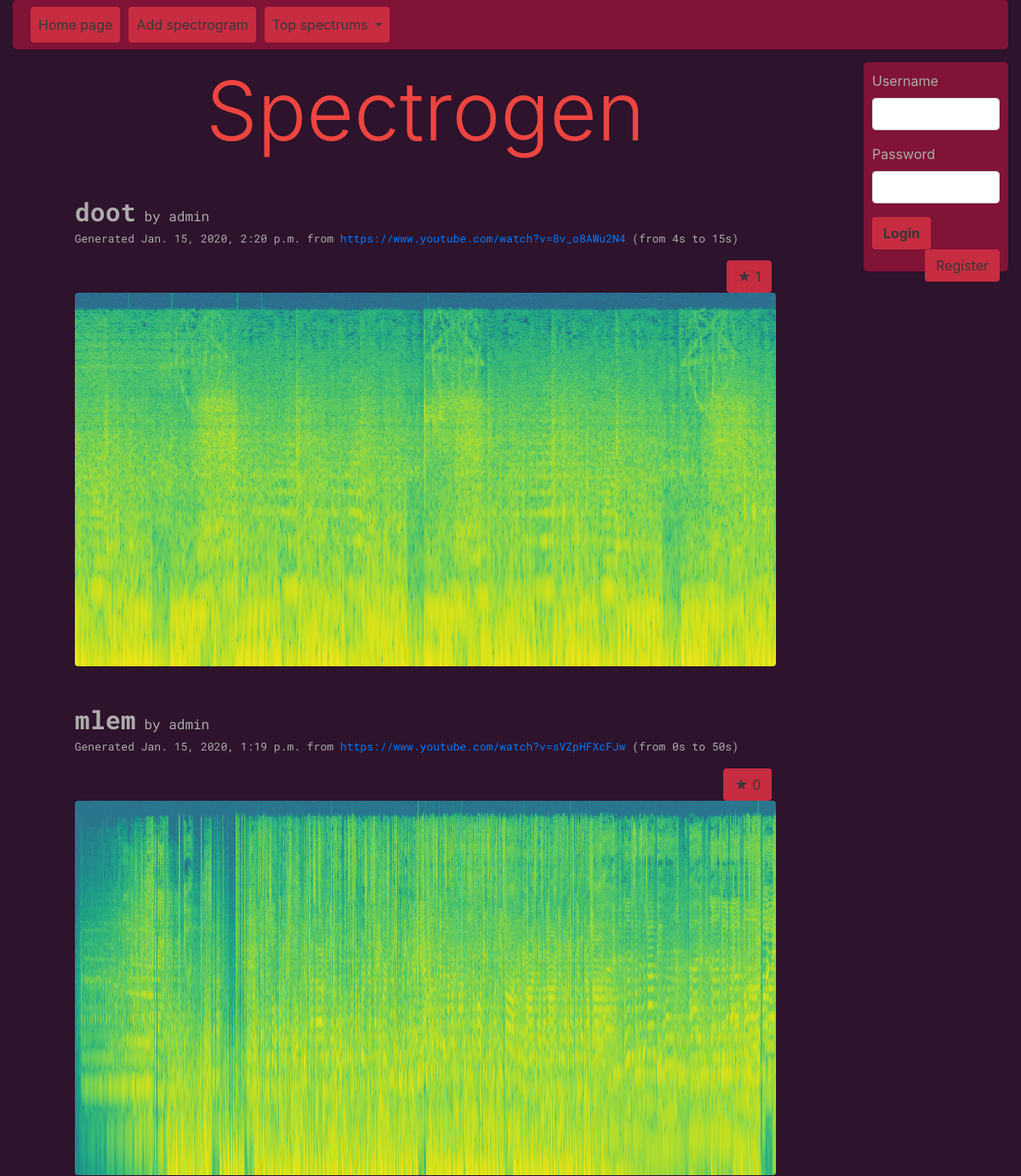
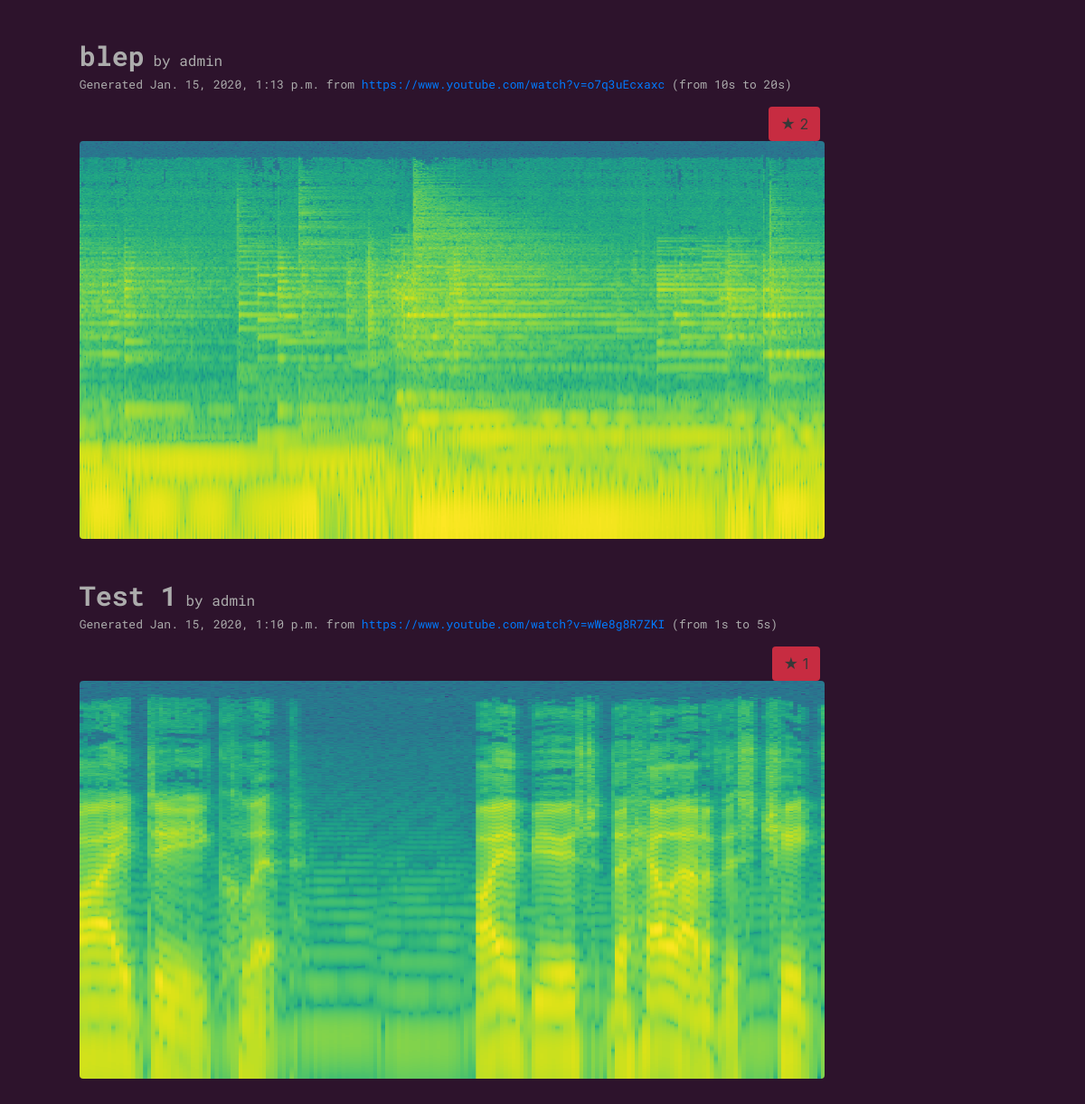
The page / on the database its author committed (2 pictures, top to bottom).
### spectrogen_main/models.py (models this page shows)
class Spectrogram(models.Model):
    title = models.CharField(max_length=100)
    image_file = models.ImageField(upload_to='spectrograms', null=True)
    video_url = models.URLField()
    timeframe_start = models.IntegerField(default=0)
    timeframe_end = models.IntegerField(default=-1)
    date_added = models.DateTimeField(auto_now_add=True)
    author = models.ForeignKey(get_user_model(), models.CASCADE)

### spectrogen_main/views.py (the view, shortened to what this page needs)
# urls.py: path('', views.index, name='index'),
def index(request, additional_context=None):
    list_of_spectrograms = models.Spectrogram.objects.all().order_by('-date_added')
    votes_data = []
    for spectrogram in list_of_spectrograms:
        vote_data = {}
        vote_data['votes'] = models.SpectrogramVote.objects.filter(
            spectrogram=spectrogram).count()
        votes_data.append(vote_data)
    context = {'login_form': AuthenticationForm(
    ), 'spectrogram_data': zip(list_of_spectrograms, votes_data)}
    if additional_context is not None:
        context.update(dict(additional_context))
    return render(request, 'index.html', context=context)

### spectrogen_main/templatetags/ms_to_time.py (called while the page is built)
@register.filter()
def mstotime(milliseconds):
    seconds = int(milliseconds / 1000)
    minutes = int(seconds / 60)
    hours = int(minutes / 60)
    final_time_string = str(seconds) + 's'
    if minutes > 0:
        final_time_string = str(minutes) + 'm' + final_time_string
        if hours > 0:
            final_time_string = str(hours) + 'h' + final_time_string
    return final_time_string

@register.filter()
def mstosec(milliseconds):
    return str(int(milliseconds / 1000))

### spectrogen_main/templates/index.html (shortened to what this page needs)
{% extends "main_base.html" %}
{% load widget_tweaks %}
{% load ms_to_time %}
{% block menucontent %}
    {% if user.is_authenticated %}
        <div class="user-data">
            <p>Logged in as {{ user.get_username }}</p>
        </div>
        <a class="btn button-bg" href="/logout">Log out</a>
        <a class="btn button-bg" href="/user">Account</a>
    {% else %}
        <form action="/login/" method="post">
            {% for field in login_form.visible_fields %}
                <div class="form-group">
                    <label for="{{ field.id_for_label }}">{{ field.label }}</label>
                    {{ field|add_class:'form-control' }}
                </div>
            {% endfor %}
            <div class="form-group">
                <button type="submit" class="btn button-bg"><b>Login</b></button>
                <a href="/register/" class="btn button-bg align-right">Register</a>
            </div>
        </form>
    {% endif %}
{% endblock menucontent %}
{% block pagecontent %}
    {% if spectrogram_data %}
        {% for spectrum, votes_info in spectrogram_data %}
            <div class="spectrum-container">
                <div class="row ">
                    <div class="spectrum-info col-md-auto">
                        <div class="spectrum-main-info">
                            <span class="spectrum-title">{{ spectrum.title }}</span> by {{ spectrum.author.username }}
                        </div>
                        <div class="spectrum-additional-info">
                            Generated {{ spectrum.date_added }} from <a href="{{ spectrum.video_url }}&t={{ spectrum.timeframe_start|mstosec }}">{{ spectrum.video_url }}</a> (from {{ spectrum.timeframe_start|mstotime }} to {{ spectrum.timeframe_end|mstotime }})
                        </div>
                    </div>
                    <div class="col-md-auto ml-auto align-content-center" id="fav-btn-{{ spectrum.id }}-container">
                        <button id="fav-btn-{{ spectrum.id }}" onclick="toggle_vote({{ spectrum.id }});" class="spectrum-fav btn button-bg {% if votes_info.user_voted %}spectrum-fav-used{% endif %}">&#9733; {{ votes_info.votes }}</button>
                    </div>
                </div>
                <div class="spectrum-image-container">
                    <img src="/media/{{ spectrum.image_file }}" class="img-fluid rounded">
                </div>
            </div>
        {% endfor %}
    {% endif %}
{% endblock pagecontent %}

### spectrogen_main/templates/main_base.html
{% extends "simple_base.html" %}
{% block content %}
    <div class="row">
        <div class="col">
            <div class="main-page-content">
                <div class="page-title">
                    <h1 class="display-1 header-font">Spectrogen</h1>
                </div>
                {% block pagecontent %}{% endblock pagecontent %}
            </div>
        </div>
        <div class="col-2">
            <div class="menu-box menu-bg">
                {% block menucontent %}{% endblock menucontent %}
            </div>
        </div>
    </div>
{% endblock content %}

### spectrogen_main/templates/simple_base.html (shortened to what this page needs)
{% extends "bootstrap_base.html" %}
{% block body %}
<div class="container-fluid content-bg">
    <nav class="navbar navbar-expand menu-bg sticky-top">
        <ul class="navbar-nav mr-auto">
            <li class="nav-item active">
                <a class="nav-link btn button-bg navbar-button" href="/">Home page</a>
            </li>
            <li class="nav-item">
                <a class="nav-link btn button-bg navbar-button" href="/add_spectrogram/">Add spectrogram</a>
            </li>
            <li class="nav-item dropdown">
                <a class="nav-link btn button-bg navbar-button dropdown-toggle" href="#" id="navbarToplistDrop" role="button" data-toggle="dropdown" aria-haspopup="true" aria-expanded="false">
                Top spectrums
                </a>
            </li>
        </ul>
    </nav>
   {% block content %}{% endblock content %}
</div>
{% endblock body %}

### spectrogen_main/templates/bootstrap_base.html (shortened to what this page needs)
{% load static %}
<!DOCTYPE html>
<html lang="en">
<head>
    <link rel="stylesheet" href="https://stackpath.bootstrapcdn.com/bootstrap/4.4.1/css/bootstrap.min.css">
    <link rel="stylesheet" href="{% static "style.css" %}">
</head>
<body>
    {% block body %}{% endblock body %}
</body>
</html>

### spectrogen_main/static/style.css (style rules this page uses)
body { color: #acacac; }
.btn { color: #383838; }
.page-title { padding-bottom: 10px; }
.content-bg { background-color: #2D132C; min-height: 100vh; }
.menu-bg { background-color: #801336; }
.button-bg { background-color: #C72C41; }
.header-font { color: #EE4540; text-align: center; }
.menu-box { margin-top: 15px; margin-bottom: 15px; padding: 10px; border-radius: 5px; }
.main-page-content { margin-top: 15px; margin-bottom: 15px; }
.navbar-button { margin-left: 5px; margin-right: 5px; }
.navbar { border-radius: 5px; }
.align-right { float: right; clear: right; }
.spectrum-container { width: 95%; padding: 20px 5% 20px 5%; margin: 0 auto; }
.spectrum-info { font-family: 'Roboto Mono', monospace; }
.spectrum-title { font-weight: bold; font-size: 30px; }
.spectrum-additional-info { font-size: small; }
.spectrum-fav { margin-top: 15px; margin-right: 5px; }

### rows shown on the page
Spectrogram: title "doot", author.username "admin", date_added "Jan. 15, 2020, 2:20 p.m.", video_url "https://www.youtube.com/watch?v=8v_o8AWu2N4", timeframe_start|mstotime "4s", timeframe_end|mstotime "15s", votes "1", image_file (picture)
Spectrogram: title "mlem", author.username "admin", date_added "Jan. 15, 2020, 1:19 p.m.", video_url "https://www.youtube.com/watch?v=sVZpHFXcFJw", timeframe_start|mstotime "0s", timeframe_end|mstotime "50s", votes "0", image_file (picture)
Spectrogram: title "blep", author.username "admin", date_added "Jan. 15, 2020, 1:13 p.m.", video_url "https://www.youtube.com/watch?v=o7q3uEcxaxc", timeframe_start|mstotime "10s", timeframe_end|mstotime "20s", votes "2", image_file (picture)
Spectrogram: title "Test 1", author.username "admin", date_added "Jan. 15, 2020, 1:10 p.m.", video_url "https://www.youtube.com/watch?v=wWe8g8R7ZKI", timeframe_start|mstotime "1s", timeframe_end|mstotime "5s", votes "1", image_file (picture)

### other values the page prints
{{ field.label }} "Username" "Password"
